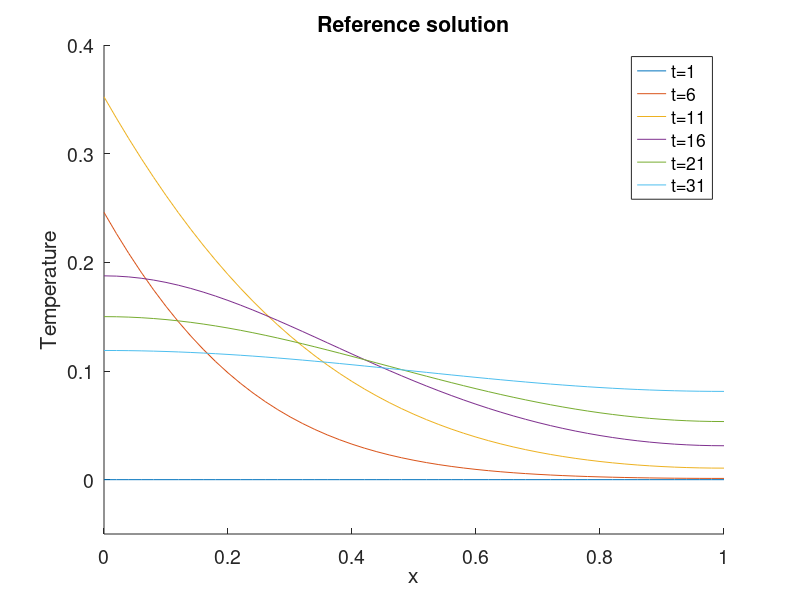
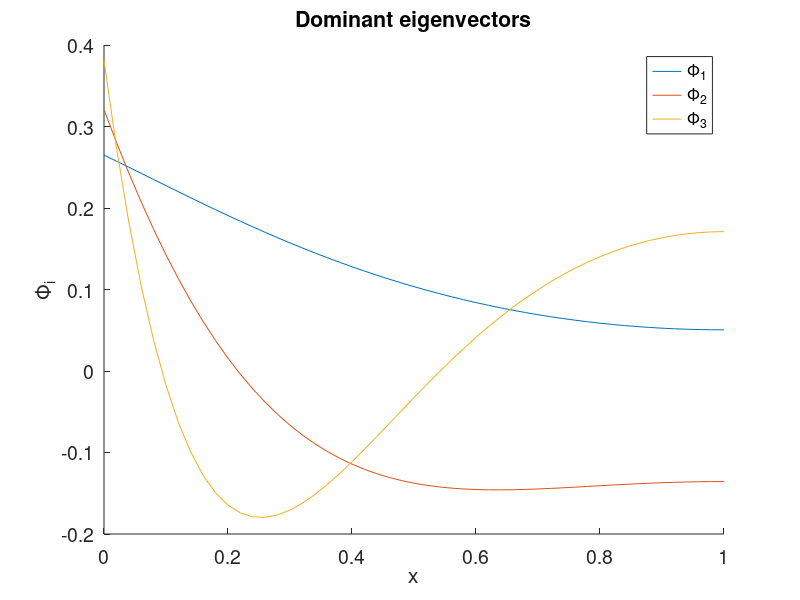
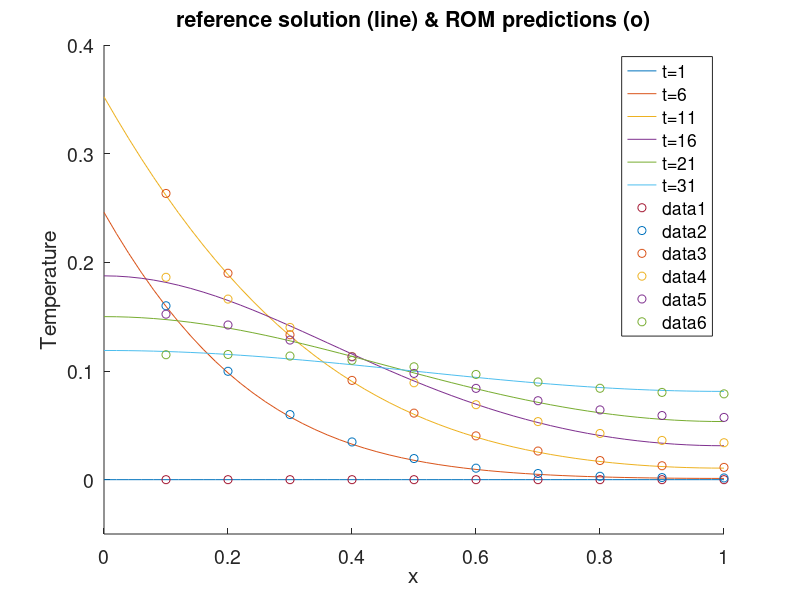
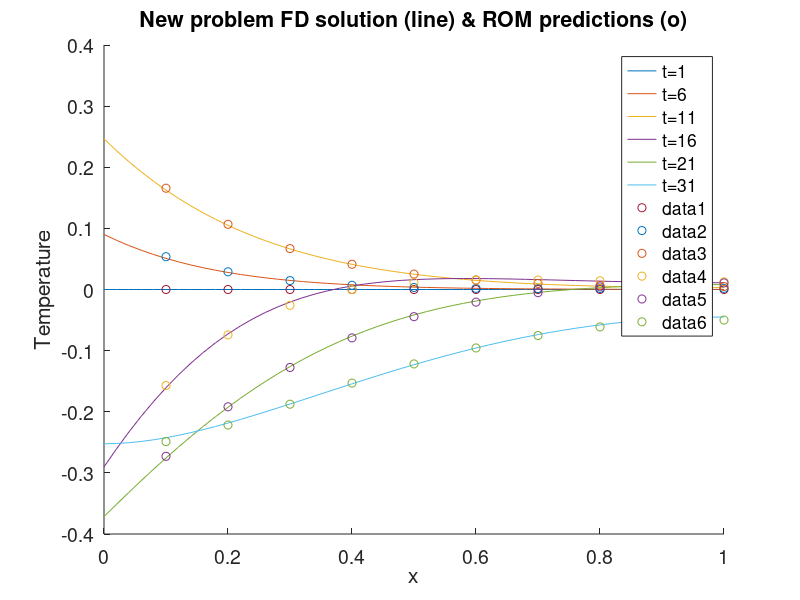

Write MATLAB code to recreate these figures, in order.
%Code to reproduce the results of Section 1.2.3 and produce Figures 1.1 to
%1.4
%
%Copyright (c) 2013, Francisco Chinesta (Ecole Centrale de Nantes), Roland Keunings (Universite catholique de Louvain), Adrien Leygue(CNRS)
%Author: Adrien Leygue.
%All rights reserved.
%See License file for more details

close all
clear all;

%Parameter definition
%thermal diffusivity
lambda = 0.01;
%Number of eigenvectors to keep in the reduced model
N_eig = 3;

%mesh definition in space & time
Nx = 51;
Nt = 31;
x = linspace(0,1,Nx);
t = linspace(0,30,Nt);
h = x(2)-x(1);
dt = t(2)-t(1);
%coarse mesh indices
coarse_x = 6:5:Nx;
coarse_t = [1     6    11    16    21        31];


%Definition of the FD differentiation matrix, 2nd order centered scheme
e = ones(Nx,1);
D2 = spdiags([e -2*e e]/(h^2),[-1 0 1],Nx,Nx);

%special treatment of the first point to account for the flux boundary
%condition
% u(h) is approximated by u(0) + h* u'(0) + (1/2)*h^2* u''(0)
%since u'(0) = q
%u''(0) is approximated by (2/h^2)*(u(h) - u(0)) -2*q/h
D2(1,[1 2]) = 2*[-1 1]/h^2;

%special treatment of the last point to account for the flux boundary
%condition
% u(1-h) is approximated by u(1) - h*u'(1) + (1/2)*h^2* u''(1)
% since u'(1) = 0
% u''(1) is approximated by (2/h^2)*(u(1-h) - u(1))
D2(end,[Nx-1 Nx]) = 2*[1 -1]/h^2;

%The discrete system writes
%d/dt (U)  = lambda*D2*U + lambda*(2/h)*q(t)*B
%where B is a vector of size Nx of zeros excepted on the first line where
%it is 1

%An implicit euler discretization yields
% (U(t+1)-U(t)) / dt = lambda*D2*U(t+1) + lambda*(2/h)*q(t+1)*B;
%(I - dt*lambda*D2)*U(t+1) = I*U(t) + lambda*dt*(2/h)*q(t+1)*B;
%where I is the identity matrix.
I = speye(Nx,Nx);
%to conform with Eq. 1.12 we divide the RHS & LHS by (lambda*dt*2/h)
%K*U(t+1) = M*U(t) + q(t);
%where
K = (I - dt*lambda*D2)/(lambda*dt*2/h);
M = I/(lambda*dt*2/h);
%source term definition through a local function
q =  @(arg_t) [double(arg_t<=10); zeros(Nx-1,1)];

%The columns of U will contain the value of U at different times
%the initial condition is homogeneous
U = zeros(Nx,Nt);

%solution: Nt-1 time steps
for i=2:Nt
    U(:,i) = K\(M*U(:,i-1) + q(t(i)));
end

%Plot of the reference solution Figure 1.1
figure;
hold on
set(gca,'fontsize',14);
handles = plot(x,U(:,coarse_t));
legend(handles,cellfun(@(in) ['t=' num2str(in)],num2cell(coarse_t),'uniformoutput',false))
xlabel('x');
ylabel('Temperature');
title('Reference solution');
axis([0 1 -0.05 0.4]);

%construction of the matrix c
%Q is U(:,2:end) as the first column uf U is zero
c = U(:,2:end)*U(:,2:end)';
%force symmetry. Non-symmetry arises from floating point arithmetics in the
%construction of c
c = 0.5*(c+c');
%computation of the eigenvectors & eigenvalues of c
[PHI,ALPHA] = eig(c);
%selection only the diagonal elements of the eigenvalues matrix
ALPHA = diag(ALPHA)';
%reverse the ordering of the eigen-vectors/-values to have them sorted by
%decreasing eigenvalue
ALPHA = fliplr(ALPHA);
PHI = fliplr(PHI);

%select only the eigenvectors of the dominant eigenvalues
ALPHA = ALPHA(1:N_eig);
B = PHI(:,1:N_eig);

%Figure 1.2
disp(['Dominant eigenvalues: ' num2str(ALPHA(1:N_eig))]);
figure;
hold on;
set(gca,'fontsize',14);
handles=plot(x,B);
legend(handles,cellfun(@(in) ['\Phi_' num2str(in)],num2cell(1:N_eig),'uniformoutput',false))
xlabel('x');
ylabel('\Phi_i');
title('Dominant eigenvectors');

%Construction of the reduced order system
Kred = B'*K*B;
Mred = B'*M*B;

%The columns of zeta will contain the value of reduced model coefficients at different times
%the initial condition is homogeneous
zeta = zeros(N_eig,Nt);

%Solution using the Reduced Order Model: Nt-1 time steps
for i=2:Nt
    zeta(:,i) = Kred\(Mred*zeta(:,i-1) + B'*q(t(i)));
end

%Figure 1.3
%ROM reconstruction & comparison with the reference solution
figure;
hold on
set(gca,'fontsize',14);
handles = plot(x,U(:,coarse_t));
legend(handles,cellfun(@(in) ['t=' num2str(in)],num2cell(coarse_t),'uniformoutput',false))
plot(x(coarse_x),B(coarse_x,:)*zeta(:,coarse_t),'o');
xlabel('x');
ylabel('Temperature');
title('reference solution (line) & ROM predictions (o)');
axis([0 1 -0.05 0.4]);

%NEW source term definition through a local function
q =  @(arg_t) [double(arg_t<=10)*arg_t/10 + double(arg_t>10)*(arg_t-30)/10      ; zeros(Nx-1,1)];

%initialization of the full model
U = zeros(Nx,Nt);
%initialization of the reduced model
zeta = zeros(N_eig,Nt);

%solution of both models: Nt-1 time steps
for i=2:Nt
    U(:,i) = K\(M*U(:,i-1) + q(t(i)));
    zeta(:,i) = Kred\(Mred*zeta(:,i-1) + B'*q(t(i)));
end

%Figure 1.4
%ROM reconstruction & comparison with the reference solution
figure;
hold on
set(gca,'fontsize',14);
handles=plot(x,U(:,coarse_t));
legend(handles,cellfun(@(in) ['t=' num2str(in)],num2cell(coarse_t),'uniformoutput',false))
plot(x(coarse_x),B(coarse_x,:)*zeta(:,coarse_t),'o');
xlabel('x');
ylabel('Temperature');
title('New problem FD solution (line) & ROM predictions (o)');